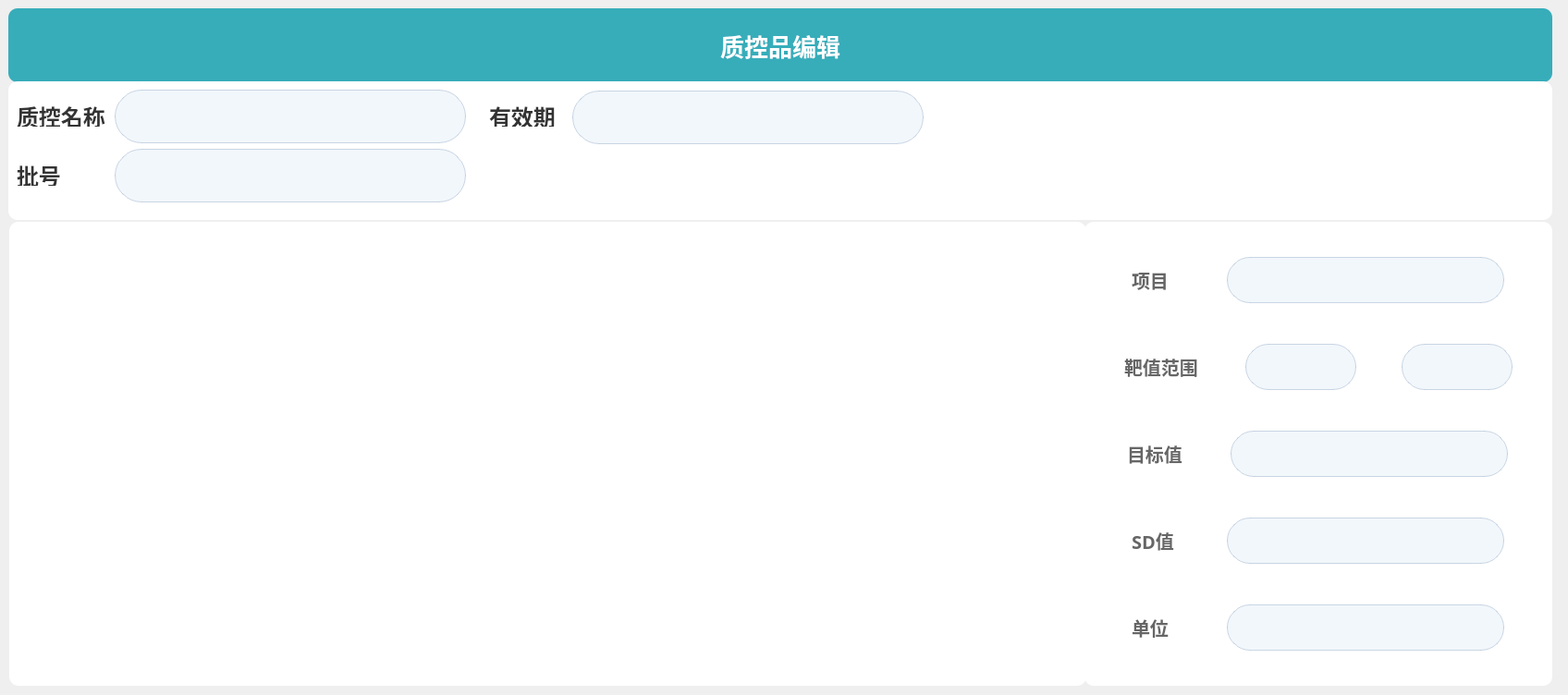
<?xml version="1.0" encoding="UTF-8"?>
<ui version="4.0">
 <class>QualityManageDetail</class>
 <widget class="QWidget" name="QualityManageDetail">
  <property name="geometry">
   <rect>
    <x>0</x>
    <y>0</y>
    <width>1696</width>
    <height>752</height>
   </rect>
  </property>
  <property name="sizePolicy">
   <sizepolicy hsizetype="Fixed" vsizetype="Fixed">
    <horstretch>0</horstretch>
    <verstretch>0</verstretch>
   </sizepolicy>
  </property>
  <property name="minimumSize">
   <size>
    <width>1696</width>
    <height>752</height>
   </size>
  </property>
  <property name="maximumSize">
   <size>
    <width>1696</width>
    <height>752</height>
   </size>
  </property>
  <property name="windowTitle">
   <string>Form</string>
  </property>
  <widget class="QWidget" name="widget" native="true">
   <property name="geometry">
    <rect>
     <x>9</x>
     <y>9</y>
     <width>1670</width>
     <height>80</height>
    </rect>
   </property>
   <property name="sizePolicy">
    <sizepolicy hsizetype="Fixed" vsizetype="Fixed">
     <horstretch>0</horstretch>
     <verstretch>0</verstretch>
    </sizepolicy>
   </property>
   <property name="minimumSize">
    <size>
     <width>1670</width>
     <height>80</height>
    </size>
   </property>
   <property name="maximumSize">
    <size>
     <width>1670</width>
     <height>80</height>
    </size>
   </property>
   <property name="styleSheet">
    <string notr="true">QWidget#widget
{
background: #37ADBA;
border-radius: 10px 10px 0px 0px;
}</string>
   </property>
   <layout class="QHBoxLayout" name="horizontalLayout_2">
    <item>
     <spacer name="horizontalSpacer">
      <property name="orientation">
       <enum>Qt::Horizontal</enum>
      </property>
      <property name="sizeHint" stdset="0">
       <size>
        <width>467</width>
        <height>20</height>
       </size>
      </property>
     </spacer>
    </item>
    <item>
     <widget class="QLabel" name="label">
      <property name="sizePolicy">
       <sizepolicy hsizetype="Fixed" vsizetype="Fixed">
        <horstretch>0</horstretch>
        <verstretch>0</verstretch>
       </sizepolicy>
      </property>
      <property name="minimumSize">
       <size>
        <width>130</width>
        <height>30</height>
       </size>
      </property>
      <property name="maximumSize">
       <size>
        <width>130</width>
        <height>30</height>
       </size>
      </property>
      <property name="styleSheet">
       <string notr="true">font-family: PingFang SC;
font-weight: bold;
font-size: 26px;
color: #FFFFFF;
line-height: 42px;</string>
      </property>
      <property name="text">
       <string>质控品编辑</string>
      </property>
     </widget>
    </item>
    <item>
     <spacer name="horizontalSpacer_2">
      <property name="orientation">
       <enum>Qt::Horizontal</enum>
      </property>
      <property name="sizeHint" stdset="0">
       <size>
        <width>466</width>
        <height>20</height>
       </size>
      </property>
     </spacer>
    </item>
   </layout>
  </widget>
  <widget class="QWidget" name="widget_2" native="true">
   <property name="geometry">
    <rect>
     <x>9</x>
     <y>88</y>
     <width>1670</width>
     <height>150</height>
    </rect>
   </property>
   <property name="sizePolicy">
    <sizepolicy hsizetype="Fixed" vsizetype="Fixed">
     <horstretch>0</horstretch>
     <verstretch>0</verstretch>
    </sizepolicy>
   </property>
   <property name="minimumSize">
    <size>
     <width>1670</width>
     <height>150</height>
    </size>
   </property>
   <property name="maximumSize">
    <size>
     <width>1670</width>
     <height>150</height>
    </size>
   </property>
   <property name="styleSheet">
    <string notr="true">QWidget#widget_2
{
background: #FFFFFF;
border-radius: 10px;
}</string>
   </property>
   <widget class="QLabel" name="label_2">
    <property name="geometry">
     <rect>
      <x>9</x>
      <y>26</y>
      <width>100</width>
      <height>23</height>
     </rect>
    </property>
    <property name="sizePolicy">
     <sizepolicy hsizetype="Fixed" vsizetype="Fixed">
      <horstretch>0</horstretch>
      <verstretch>0</verstretch>
     </sizepolicy>
    </property>
    <property name="minimumSize">
     <size>
      <width>100</width>
      <height>23</height>
     </size>
    </property>
    <property name="maximumSize">
     <size>
      <width>100</width>
      <height>23</height>
     </size>
    </property>
    <property name="styleSheet">
     <string notr="true">font-family: PingFang SC;
font-weight: 500;
font-size: 24px;
color: #333333;
line-height: 42px;</string>
    </property>
    <property name="text">
     <string>质控名称</string>
    </property>
   </widget>
   <widget class="QLineEdit" name="edit_periodOfValidity">
    <property name="geometry">
     <rect>
      <x>610</x>
      <y>10</y>
      <width>380</width>
      <height>58</height>
     </rect>
    </property>
    <property name="sizePolicy">
     <sizepolicy hsizetype="Fixed" vsizetype="Fixed">
      <horstretch>0</horstretch>
      <verstretch>0</verstretch>
     </sizepolicy>
    </property>
    <property name="minimumSize">
     <size>
      <width>380</width>
      <height>58</height>
     </size>
    </property>
    <property name="maximumSize">
     <size>
      <width>380</width>
      <height>58</height>
     </size>
    </property>
    <property name="styleSheet">
     <string notr="true">background: #F2F7FB;
border-radius: 29px;
border: 1px solid rgba(170,189,212,0.6);
font-family: PingFang SC;
font-weight: bold;
font-size: 24px;
color: #333333;
line-height: 35px;</string>
    </property>
   </widget>
   <widget class="QLabel" name="label_5">
    <property name="geometry">
     <rect>
      <x>9</x>
      <y>90</y>
      <width>100</width>
      <height>23</height>
     </rect>
    </property>
    <property name="sizePolicy">
     <sizepolicy hsizetype="Fixed" vsizetype="Fixed">
      <horstretch>0</horstretch>
      <verstretch>0</verstretch>
     </sizepolicy>
    </property>
    <property name="minimumSize">
     <size>
      <width>100</width>
      <height>23</height>
     </size>
    </property>
    <property name="maximumSize">
     <size>
      <width>100</width>
      <height>23</height>
     </size>
    </property>
    <property name="styleSheet">
     <string notr="true">font-family: PingFang SC;
font-weight: 500;
font-size: 24px;
color: #333333;
line-height: 42px;</string>
    </property>
    <property name="text">
     <string>批号</string>
    </property>
   </widget>
   <widget class="QLineEdit" name="edit_batchNumber">
    <property name="geometry">
     <rect>
      <x>115</x>
      <y>73</y>
      <width>380</width>
      <height>58</height>
     </rect>
    </property>
    <property name="sizePolicy">
     <sizepolicy hsizetype="Fixed" vsizetype="Fixed">
      <horstretch>0</horstretch>
      <verstretch>0</verstretch>
     </sizepolicy>
    </property>
    <property name="minimumSize">
     <size>
      <width>380</width>
      <height>58</height>
     </size>
    </property>
    <property name="maximumSize">
     <size>
      <width>380</width>
      <height>58</height>
     </size>
    </property>
    <property name="styleSheet">
     <string notr="true">background: #F2F7FB;
border-radius: 29px;
border: 1px solid rgba(170,189,212,0.6);
font-family: PingFang SC;
font-weight: bold;
font-size: 24px;
color: #333333;
line-height: 35px;</string>
    </property>
   </widget>
   <widget class="QLineEdit" name="edit_name">
    <property name="geometry">
     <rect>
      <x>115</x>
      <y>9</y>
      <width>380</width>
      <height>58</height>
     </rect>
    </property>
    <property name="sizePolicy">
     <sizepolicy hsizetype="Fixed" vsizetype="Fixed">
      <horstretch>0</horstretch>
      <verstretch>0</verstretch>
     </sizepolicy>
    </property>
    <property name="minimumSize">
     <size>
      <width>380</width>
      <height>58</height>
     </size>
    </property>
    <property name="maximumSize">
     <size>
      <width>380</width>
      <height>58</height>
     </size>
    </property>
    <property name="styleSheet">
     <string notr="true">background: #F2F7FB;
border-radius: 29px;
border: 1px solid rgba(170,189,212,0.6);
font-family: PingFang SC;
font-weight: bold;
font-size: 24px;
color: #333333;
line-height: 35px;</string>
    </property>
   </widget>
   <widget class="QLabel" name="label_7">
    <property name="geometry">
     <rect>
      <x>520</x>
      <y>26</y>
      <width>100</width>
      <height>23</height>
     </rect>
    </property>
    <property name="sizePolicy">
     <sizepolicy hsizetype="Fixed" vsizetype="Fixed">
      <horstretch>0</horstretch>
      <verstretch>0</verstretch>
     </sizepolicy>
    </property>
    <property name="minimumSize">
     <size>
      <width>100</width>
      <height>23</height>
     </size>
    </property>
    <property name="maximumSize">
     <size>
      <width>100</width>
      <height>23</height>
     </size>
    </property>
    <property name="styleSheet">
     <string notr="true">font-family: PingFang SC;
font-weight: 500;
font-size: 24px;
color: #333333;
line-height: 42px;</string>
    </property>
    <property name="text">
     <string>有效期</string>
    </property>
   </widget>
  </widget>
  <widget class="QWidget" name="widget_table" native="true">
   <property name="geometry">
    <rect>
     <x>10</x>
     <y>240</y>
     <width>1165</width>
     <height>502</height>
    </rect>
   </property>
   <property name="sizePolicy">
    <sizepolicy hsizetype="Fixed" vsizetype="Fixed">
     <horstretch>0</horstretch>
     <verstretch>0</verstretch>
    </sizepolicy>
   </property>
   <property name="minimumSize">
    <size>
     <width>1165</width>
     <height>502</height>
    </size>
   </property>
   <property name="maximumSize">
    <size>
     <width>1165</width>
     <height>16777215</height>
    </size>
   </property>
   <property name="styleSheet">
    <string notr="true">QWidget#widget_table
{
background: #FFFFFF;
border-radius: 10px;
}
QTableWidget#tableWidget
{
background: #FFFFFF;
font-family: PingFang SC;
font-weight: 500;
font-size: 24px;
border-radius: 10px;
color: #333333;
line-height: 42px;
}
QTableWidget::item {
    text-align: center;
}
QHeaderView {
    font-family: PingFang SC;
	font-weight: 500;
	font-size: 22px;
	color: #6D7E92;
	line-height: 42px;
}

QHeaderView::section {
    background-color: #EFF0F2;
	border-top: 1px solid #E1EBF6;
	border-left: none;
	border-bottom: 1px solid #E1EBF6;
	border-right: none;
	line-height: 42px;
}
QTableWidget::item:selected {
    background: #D4F2F5;
	border-top: none;
	border-left: none;
	border-bottom: 1px solid #22A4B3;
	border-right: none;
}</string>
   </property>
  </widget>
  <widget class="QWidget" name="widget_4" native="true">
   <property name="geometry">
    <rect>
     <x>1173</x>
     <y>240</y>
     <width>506</width>
     <height>502</height>
    </rect>
   </property>
   <property name="sizePolicy">
    <sizepolicy hsizetype="Fixed" vsizetype="Fixed">
     <horstretch>0</horstretch>
     <verstretch>0</verstretch>
    </sizepolicy>
   </property>
   <property name="minimumSize">
    <size>
     <width>506</width>
     <height>502</height>
    </size>
   </property>
   <property name="maximumSize">
    <size>
     <width>506</width>
     <height>502</height>
    </size>
   </property>
   <property name="styleSheet">
    <string notr="true">QWidget#widget_4
{
background: #FFFFFF;
border-radius: 10px;
}</string>
   </property>
   <layout class="QVBoxLayout" name="verticalLayout_2">
    <item>
     <layout class="QHBoxLayout" name="horizontalLayout_3">
      <item>
       <widget class="QLabel" name="label_8">
        <property name="sizePolicy">
         <sizepolicy hsizetype="Fixed" vsizetype="Fixed">
          <horstretch>0</horstretch>
          <verstretch>0</verstretch>
         </sizepolicy>
        </property>
        <property name="minimumSize">
         <size>
          <width>46</width>
          <height>22</height>
         </size>
        </property>
        <property name="maximumSize">
         <size>
          <width>46</width>
          <height>227215</height>
         </size>
        </property>
        <property name="styleSheet">
         <string notr="true">font-family: PingFang SC;
font-weight: 500;
font-size: 20px;
color: #666666;
line-height: 42px;</string>
        </property>
        <property name="text">
         <string>项目</string>
        </property>
       </widget>
      </item>
      <item>
       <widget class="QLineEdit" name="edit_project">
        <property name="sizePolicy">
         <sizepolicy hsizetype="Fixed" vsizetype="Fixed">
          <horstretch>0</horstretch>
          <verstretch>0</verstretch>
         </sizepolicy>
        </property>
        <property name="maximumSize">
         <size>
          <width>300</width>
          <height>50</height>
         </size>
        </property>
        <property name="styleSheet">
         <string notr="true">background: #F2F7FB;
border-radius: 25px;
border: 1px solid rgba(170,189,212,0.6);</string>
        </property>
        <property name="readOnly">
         <bool>true</bool>
        </property>
       </widget>
      </item>
     </layout>
    </item>
    <item>
     <layout class="QHBoxLayout" name="horizontalLayout_4">
      <item>
       <widget class="QLabel" name="label_12">
        <property name="sizePolicy">
         <sizepolicy hsizetype="Fixed" vsizetype="Fixed">
          <horstretch>0</horstretch>
          <verstretch>0</verstretch>
         </sizepolicy>
        </property>
        <property name="minimumSize">
         <size>
          <width>82</width>
          <height>22</height>
         </size>
        </property>
        <property name="maximumSize">
         <size>
          <width>82</width>
          <height>22</height>
         </size>
        </property>
        <property name="styleSheet">
         <string notr="true">font-family: PingFang SC;
font-weight: 500;
font-size: 20px;
color: #666666;
line-height: 42px;</string>
        </property>
        <property name="text">
         <string>靶值范围</string>
        </property>
       </widget>
      </item>
      <item>
       <widget class="QLineEdit" name="edit_valTargetStart">
        <property name="sizePolicy">
         <sizepolicy hsizetype="Fixed" vsizetype="Fixed">
          <horstretch>0</horstretch>
          <verstretch>0</verstretch>
         </sizepolicy>
        </property>
        <property name="minimumSize">
         <size>
          <width>120</width>
          <height>50</height>
         </size>
        </property>
        <property name="maximumSize">
         <size>
          <width>89</width>
          <height>50</height>
         </size>
        </property>
        <property name="styleSheet">
         <string notr="true">background: #F2F7FB;
border-radius: 25px;
border: 1px solid rgba(170,189,212,0.6);</string>
        </property>
       </widget>
      </item>
      <item>
       <widget class="QLineEdit" name="edit_valTargetEnd">
        <property name="sizePolicy">
         <sizepolicy hsizetype="Fixed" vsizetype="Fixed">
          <horstretch>0</horstretch>
          <verstretch>0</verstretch>
         </sizepolicy>
        </property>
        <property name="minimumSize">
         <size>
          <width>120</width>
          <height>50</height>
         </size>
        </property>
        <property name="maximumSize">
         <size>
          <width>120</width>
          <height>50</height>
         </size>
        </property>
        <property name="styleSheet">
         <string notr="true">background: #F2F7FB;
border-radius: 25px;
border: 1px solid rgba(170,189,212,0.6);</string>
        </property>
       </widget>
      </item>
     </layout>
    </item>
    <item>
     <layout class="QHBoxLayout" name="horizontalLayout_5">
      <item>
       <widget class="QLabel" name="label_9">
        <property name="sizePolicy">
         <sizepolicy hsizetype="Fixed" vsizetype="Fixed">
          <horstretch>0</horstretch>
          <verstretch>0</verstretch>
         </sizepolicy>
        </property>
        <property name="minimumSize">
         <size>
          <width>60</width>
          <height>22</height>
         </size>
        </property>
        <property name="maximumSize">
         <size>
          <width>60</width>
          <height>22</height>
         </size>
        </property>
        <property name="styleSheet">
         <string notr="true">font-family: PingFang SC;
font-weight: 500;
font-size: 20px;
color: #666666;
line-height: 42px;</string>
        </property>
        <property name="text">
         <string>目标值</string>
        </property>
       </widget>
      </item>
      <item>
       <widget class="QLineEdit" name="edit_valTarget">
        <property name="sizePolicy">
         <sizepolicy hsizetype="Fixed" vsizetype="Fixed">
          <horstretch>0</horstretch>
          <verstretch>0</verstretch>
         </sizepolicy>
        </property>
        <property name="minimumSize">
         <size>
          <width>300</width>
          <height>50</height>
         </size>
        </property>
        <property name="maximumSize">
         <size>
          <width>300</width>
          <height>50</height>
         </size>
        </property>
        <property name="styleSheet">
         <string notr="true">background: #F2F7FB;
border-radius: 25px;
border: 1px solid rgba(170,189,212,0.6);</string>
        </property>
       </widget>
      </item>
     </layout>
    </item>
    <item>
     <layout class="QHBoxLayout" name="horizontalLayout_6">
      <item>
       <widget class="QLabel" name="label_10">
        <property name="sizePolicy">
         <sizepolicy hsizetype="Fixed" vsizetype="Fixed">
          <horstretch>0</horstretch>
          <verstretch>0</verstretch>
         </sizepolicy>
        </property>
        <property name="minimumSize">
         <size>
          <width>46</width>
          <height>22</height>
         </size>
        </property>
        <property name="maximumSize">
         <size>
          <width>46</width>
          <height>22</height>
         </size>
        </property>
        <property name="styleSheet">
         <string notr="true">font-family: PingFang SC;
font-weight: 500;
font-size: 20px;
color: #666666;
line-height: 42px;</string>
        </property>
        <property name="text">
         <string>SD值</string>
        </property>
       </widget>
      </item>
      <item>
       <widget class="QLineEdit" name="edit_valSD">
        <property name="sizePolicy">
         <sizepolicy hsizetype="Fixed" vsizetype="Fixed">
          <horstretch>0</horstretch>
          <verstretch>0</verstretch>
         </sizepolicy>
        </property>
        <property name="minimumSize">
         <size>
          <width>300</width>
          <height>50</height>
         </size>
        </property>
        <property name="maximumSize">
         <size>
          <width>300</width>
          <height>50</height>
         </size>
        </property>
        <property name="styleSheet">
         <string notr="true">background: #F2F7FB;
border-radius: 25px;
border: 1px solid rgba(170,189,212,0.6);</string>
        </property>
       </widget>
      </item>
     </layout>
    </item>
    <item>
     <layout class="QHBoxLayout" name="horizontalLayout_7">
      <item>
       <widget class="QLabel" name="label_11">
        <property name="sizePolicy">
         <sizepolicy hsizetype="Fixed" vsizetype="Fixed">
          <horstretch>0</horstretch>
          <verstretch>0</verstretch>
         </sizepolicy>
        </property>
        <property name="minimumSize">
         <size>
          <width>46</width>
          <height>22</height>
         </size>
        </property>
        <property name="maximumSize">
         <size>
          <width>46</width>
          <height>22</height>
         </size>
        </property>
        <property name="styleSheet">
         <string notr="true">font-family: PingFang SC;
font-weight: 500;
font-size: 20px;
color: #666666;
line-height: 42px;</string>
        </property>
        <property name="text">
         <string>单位</string>
        </property>
       </widget>
      </item>
      <item>
       <widget class="QLineEdit" name="edit_unit">
        <property name="sizePolicy">
         <sizepolicy hsizetype="Fixed" vsizetype="Fixed">
          <horstretch>0</horstretch>
          <verstretch>0</verstretch>
         </sizepolicy>
        </property>
        <property name="minimumSize">
         <size>
          <width>300</width>
          <height>50</height>
         </size>
        </property>
        <property name="maximumSize">
         <size>
          <width>300</width>
          <height>50</height>
         </size>
        </property>
        <property name="styleSheet">
         <string notr="true">background: #F2F7FB;
border-radius: 25px;
border: 1px solid rgba(170,189,212,0.6);</string>
        </property>
       </widget>
      </item>
     </layout>
    </item>
   </layout>
  </widget>
 </widget>
 <resources/>
 <connections/>
</ui>
